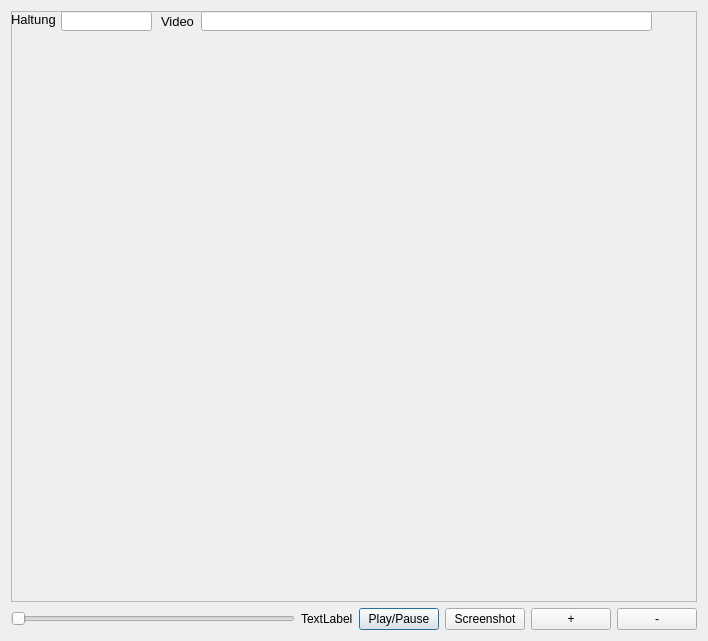
<?xml version="1.0" encoding="UTF-8"?>
<ui version="4.0">
 <class>Dialog</class>
 <widget class="QDialog" name="Dialog">
  <property name="windowModality">
   <enum>Qt::WindowModal</enum>
  </property>
  <property name="geometry">
   <rect>
    <x>0</x>
    <y>0</y>
    <width>708</width>
    <height>641</height>
   </rect>
  </property>
  <property name="sizePolicy">
   <sizepolicy hsizetype="Maximum" vsizetype="Maximum">
    <horstretch>0</horstretch>
    <verstretch>0</verstretch>
   </sizepolicy>
  </property>
  <property name="windowTitle">
   <string>Dialog</string>
  </property>
  <layout class="QGridLayout" name="gridLayout">
   <item row="0" column="0">
    <layout class="QVBoxLayout" name="verticalLayout">
     <item>
      <widget class="QFrame" name="frame">
       <property name="sizePolicy">
        <sizepolicy hsizetype="Preferred" vsizetype="Preferred">
         <horstretch>0</horstretch>
         <verstretch>1</verstretch>
        </sizepolicy>
       </property>
       <property name="frameShape">
        <enum>QFrame::StyledPanel</enum>
       </property>
       <property name="frameShadow">
        <enum>QFrame::Raised</enum>
       </property>
       <widget class="QLabel" name="label">
        <property name="geometry">
         <rect>
          <x>0</x>
          <y>0</y>
          <width>51</width>
          <height>16</height>
         </rect>
        </property>
        <property name="font">
         <font>
          <family>Tahoma</family>
          <pointsize>10</pointsize>
         </font>
        </property>
        <property name="text">
         <string>Haltung</string>
        </property>
       </widget>
       <widget class="QLabel" name="label_32">
        <property name="geometry">
         <rect>
          <x>150</x>
          <y>0</y>
          <width>41</width>
          <height>21</height>
         </rect>
        </property>
        <property name="font">
         <font>
          <family>Tahoma</family>
          <pointsize>10</pointsize>
         </font>
        </property>
        <property name="text">
         <string>Video</string>
        </property>
       </widget>
       <widget class="QLineEdit" name="film_dateiname">
        <property name="geometry">
         <rect>
          <x>190</x>
          <y>0</y>
          <width>451</width>
          <height>20</height>
         </rect>
        </property>
        <property name="toolTip">
         <string>&lt;html&gt;&lt;head/&gt;&lt;body&gt;&lt;p&gt;&lt;span style=&quot; font-size:10pt;&quot;&gt;vorgegebene Haltungslänge, falls diese nicht automatisch berechnet werden soll&lt;/span&gt;&lt;/p&gt;&lt;/body&gt;&lt;/html&gt;</string>
        </property>
       </widget>
       <widget class="QLineEdit" name="Haltungsname">
        <property name="geometry">
         <rect>
          <x>50</x>
          <y>0</y>
          <width>91</width>
          <height>20</height>
         </rect>
        </property>
        <property name="font">
         <font>
          <family>Tahoma</family>
          <pointsize>10</pointsize>
         </font>
        </property>
       </widget>
      </widget>
     </item>
     <item>
      <layout class="QHBoxLayout" name="horizontalLayout">
       <item>
        <widget class="QSlider" name="horizontalSlider">
         <property name="sizePolicy">
          <sizepolicy hsizetype="Minimum" vsizetype="Fixed">
           <horstretch>2</horstretch>
           <verstretch>0</verstretch>
          </sizepolicy>
         </property>
         <property name="orientation">
          <enum>Qt::Horizontal</enum>
         </property>
        </widget>
       </item>
       <item>
        <widget class="QLabel" name="timelabel">
         <property name="text">
          <string>TextLabel</string>
         </property>
        </widget>
       </item>
       <item>
        <widget class="QPushButton" name="playpause">
         <property name="sizePolicy">
          <sizepolicy hsizetype="Minimum" vsizetype="Fixed">
           <horstretch>0</horstretch>
           <verstretch>0</verstretch>
          </sizepolicy>
         </property>
         <property name="text">
          <string>Play/Pause</string>
         </property>
        </widget>
       </item>
       <item>
        <widget class="QPushButton" name="screenshot">
         <property name="text">
          <string>Screenshot</string>
         </property>
        </widget>
       </item>
       <item>
        <widget class="QPushButton" name="rateup">
         <property name="sizePolicy">
          <sizepolicy hsizetype="Minimum" vsizetype="Fixed">
           <horstretch>0</horstretch>
           <verstretch>0</verstretch>
          </sizepolicy>
         </property>
         <property name="sizeIncrement">
          <size>
           <width>1</width>
           <height>1</height>
          </size>
         </property>
         <property name="baseSize">
          <size>
           <width>1</width>
           <height>1</height>
          </size>
         </property>
         <property name="text">
          <string>+</string>
         </property>
         <property name="iconSize">
          <size>
           <width>4</width>
           <height>4</height>
          </size>
         </property>
         <property name="autoRepeatDelay">
          <number>300</number>
         </property>
        </widget>
       </item>
       <item>
        <widget class="QPushButton" name="ratedown">
         <property name="text">
          <string>-</string>
         </property>
        </widget>
       </item>
      </layout>
     </item>
    </layout>
   </item>
  </layout>
 </widget>
 <resources/>
 <connections/>
</ui>
